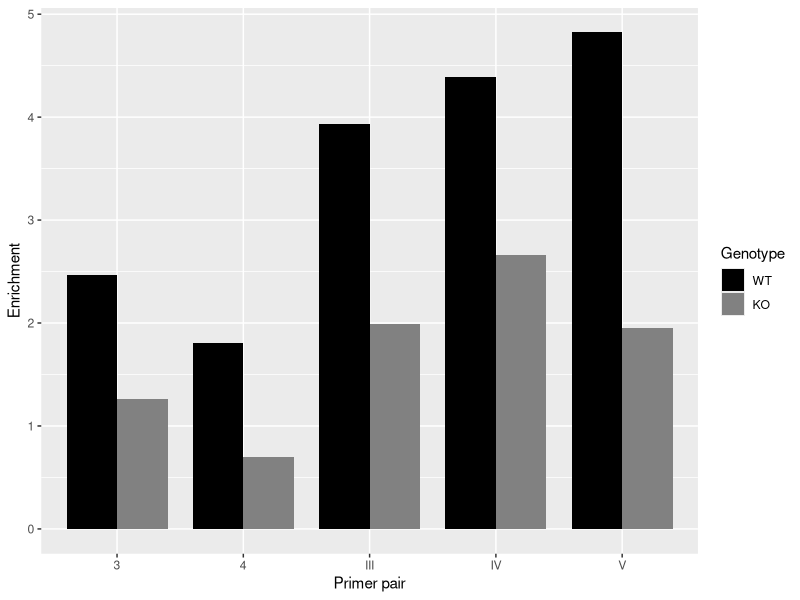

This chart was generated by the following R code:
library(readxl)
library(dplyr)
library(ggplot2)


# read in data
data <- read_excel("./data/qPCR results_ct values (Practical_2020).xlsx", skip=1)

# we are only interested in the position and the Ct value
data <- data %>%
    select(c("Pos", "Cp"))

# further select only the positions that we are interested in. For me: WT+4OHT vs ID3-KO+4OHT for both input and H4K16ac

# select the desired values for the 10% input ----
WT.input.DSB3 <- data %>%
    filter(Pos %in% c("J1", "J2", "J3")) %>%
    select("Cp") 

KO.input.DSB3 <- data %>%
    filter(Pos %in% c("J5", "J6", "J7")) %>%
    select("Cp")

WT.input.DSB4 <- data %>%
    filter(Pos %in% c("K1", "K2", "K3")) %>%
    select("Cp")

KO.input.DSB4 <- data %>%
    filter(Pos %in% c("K5", "K6", "K7")) %>%
    select("Cp")

WT.input.DSBIII <- data %>%
    filter(Pos %in% c("L1", "L2", "L3")) %>%
    select("Cp")

KO.input.DSBIII <- data %>%
    filter(Pos %in% c("L5", "L6", "L7")) %>%
    select("Cp")

WT.input.DSBIV <- data %>%
    filter(Pos %in% c("M1", "M2", "M3")) %>%
    select("Cp")

KO.input.DSBIV <- data %>%
    filter(Pos %in% c("M5", "M6", "M7")) %>%
    select("Cp")

WT.input.DSBV <- data %>%
    filter(Pos %in% c("N1", "N2", "N3")) %>%
    select("Cp")

KO.input.DSBV <- data %>%
    filter(Pos %in% c("N5", "N6", "N7")) %>%
    select("Cp")


# select the desired values for the H4K16ac ----
WT.H4K16ac.DSB3 <- data %>%
    filter(Pos %in% c("J17", "J18", "J19")) %>%
    select("Cp")

KO.H4K16ac.DSB3 <- data %>%
    filter(Pos %in% c("J21", "J22", "J23")) %>%
    select("Cp")

WT.H4K16ac.DSB4 <- data %>%
    filter(Pos %in% c("K17", "K18", "K19")) %>%
    select("Cp")

KO.H4K16ac.DSB4 <- data %>%
    filter(Pos %in% c("K21", "K22", "K23")) %>%
    select("Cp")

WT.H4K16ac.DSBIII <- data %>%
    filter(Pos %in% c("L17", "L18", "L19")) %>%
    select("Cp")

KO.H4K16ac.DSBIII <- data %>%
    filter(Pos %in% c("L21", "L22", "L23")) %>%
    select("Cp")

WT.H4K16ac.DSBIV <- data %>%
    filter(Pos %in% c("M17", "M18", "M19")) %>%
    select("Cp")

KO.H4K16ac.DSBIV <- data %>%
    filter(Pos %in% c("M21", "M22", "M23")) %>%
    select("Cp")

WT.H4K16ac.DSBV <- data %>%
    filter(Pos %in% c("N17", "N18", "N19")) %>%
    select("Cp")

KO.H4K16ac.DSBV <- data %>%
    filter(Pos %in% c("N21", "N22", "N23")) %>%
    select("Cp")





# for the input sample, calculate the average and substract 3.322 (number of cycles which would be needed to reach 100%) ----

WT.input.DSB3.corrected <- mean(WT.input.DSB3$Cp)-3.322
WT.input.DSB4.corrected <- mean(WT.input.DSB4$Cp)-3.322
WT.input.DSBIII.corrected <- mean(WT.input.DSBIII$Cp)-3.322
WT.input.DSBIV.corrected <- mean(WT.input.DSBIV$Cp)-3.322
WT.input.DSBV.corrected <- mean(WT.input.DSBV$Cp)-3.322

KO.input.DSB3.corrected <- mean(KO.input.DSB3$Cp)-3.322
KO.input.DSB4.corrected <- mean(KO.input.DSB4$Cp)-3.322
KO.input.DSBIII.corrected <- mean(KO.input.DSBIII$Cp)-3.322
KO.input.DSBIV.corrected <- mean(KO.input.DSBIV$Cp)-3.322
KO.input.DSBV.corrected <- mean(KO.input.DSBV$Cp)-3.322

# caculate the enrichment for H4K16ac for each individual well with the following equation 100*2^-Ct sample /2^-Ct input. 
# For Ct input use the above calculated average ----

WT.H4K16ac.DSB3 <- WT.H4K16ac.DSB3 %>%
    mutate(enrichment = 100*(2^-WT.H4K16ac.DSB3$Cp/2^-WT.input.DSB3.corrected)) 

WT.H4K16ac.DSB4 <- WT.H4K16ac.DSB4 %>%
    mutate(enrichment = 100*(2^-WT.H4K16ac.DSB4$Cp/2^-WT.input.DSB4.corrected))

WT.H4K16ac.DSBIII <- WT.H4K16ac.DSBIII %>%
    mutate(enrichment = 100*(2^-WT.H4K16ac.DSBIII$Cp/2^-WT.input.DSBIII.corrected))

WT.H4K16ac.DSBIV <- WT.H4K16ac.DSBIV %>%
    mutate(enrichment = 100*(2^-WT.H4K16ac.DSBIV$Cp/2^-WT.input.DSBIV.corrected))

WT.H4K16ac.DSBV <- WT.H4K16ac.DSBV %>%
    mutate(enrichment = 100*(2^-WT.H4K16ac.DSBV$Cp/2^-WT.input.DSBV.corrected))


KO.H4K16ac.DSB3 <- KO.H4K16ac.DSB3 %>%
    mutate(enrichment = 100*(2^-KO.H4K16ac.DSB3$Cp/2^-KO.input.DSB3.corrected))

KO.H4K16ac.DSB4 <- KO.H4K16ac.DSB4 %>%
    mutate(enrichment = 100*(2^-KO.H4K16ac.DSB4$Cp/2^-KO.input.DSB4.corrected))

KO.H4K16ac.DSBIII <- KO.H4K16ac.DSBIII %>%
    mutate(enrichment = 100*(2^-KO.H4K16ac.DSBIII$Cp/2^-KO.input.DSBIII.corrected))

KO.H4K16ac.DSBIV <- KO.H4K16ac.DSBIV %>%
    mutate(enrichment = 100*(2^-KO.H4K16ac.DSBIV$Cp/2^-KO.input.DSBIV.corrected))

KO.H4K16ac.DSBV <- KO.H4K16ac.DSBV %>%
    mutate(enrichment = 100*(2^-KO.H4K16ac.DSBV$Cp/2^-KO.input.DSBV.corrected))






# average the calculated enrichments for each primer ----

WT.H4K16ac.DSB3.enrichment <- mean(WT.H4K16ac.DSB3$enrichment)
WT.H4K16ac.DSB4.enrichment <- mean(WT.H4K16ac.DSB4$enrichment)
WT.H4K16ac.DSBIII.enrichment <- mean(WT.H4K16ac.DSBIII$enrichment)
WT.H4K16ac.DSBIV.enrichment <- mean(WT.H4K16ac.DSBIV$enrichment)
WT.H4K16ac.DSBV.enrichment <- mean(WT.H4K16ac.DSBV$enrichment)

KO.H4K16ac.DSB3.enrichment <- mean(KO.H4K16ac.DSB3$enrichment)
KO.H4K16ac.DSB4.enrichment <- mean(KO.H4K16ac.DSB4$enrichment)
KO.H4K16ac.DSBIII.enrichment <- mean(KO.H4K16ac.DSBIII$enrichment)
KO.H4K16ac.DSBIV.enrichment <- mean(KO.H4K16ac.DSBIV$enrichment)
KO.H4K16ac.DSBV.enrichment <- mean(KO.H4K16ac.DSBV$enrichment)










# generate the data frame which will be used for plotting ---- 

overview <- data.frame(
    Genotype = c(rep("WT",5), rep("KO",5)),
    primer = rep(c("3", "4", "III", "IV", "V"),2),
    # now the actual enrichments. First WT 3,4,III,IV,V then  KO 3,4,III,IV,V
    enrichment = c(WT.H4K16ac.DSB3.enrichment, WT.H4K16ac.DSB4.enrichment, WT.H4K16ac.DSBIII.enrichment, WT.H4K16ac.DSBIV.enrichment, WT.H4K16ac.DSBV.enrichment,
                   KO.H4K16ac.DSB3.enrichment, KO.H4K16ac.DSB4.enrichment, KO.H4K16ac.DSBIII.enrichment, KO.H4K16ac.DSBIV.enrichment, KO.H4K16ac.DSBV.enrichment)
)

# specify order of the plot
overview$Genotype <- factor(overview$Genotype, levels = c("WT", "KO"))

# plot the dataframe ---- 

#svg("RTqPCR.svg")
ggplot(overview, aes(x=primer, y=enrichment, fill=Genotype, width=0.8))+
    geom_bar(stat="identity", position = "dodge")+
    ylab("Enrichment")+
    xlab("Primer pair")+
    scale_fill_manual(values = c("black", "#818181"))
#dev.off()

